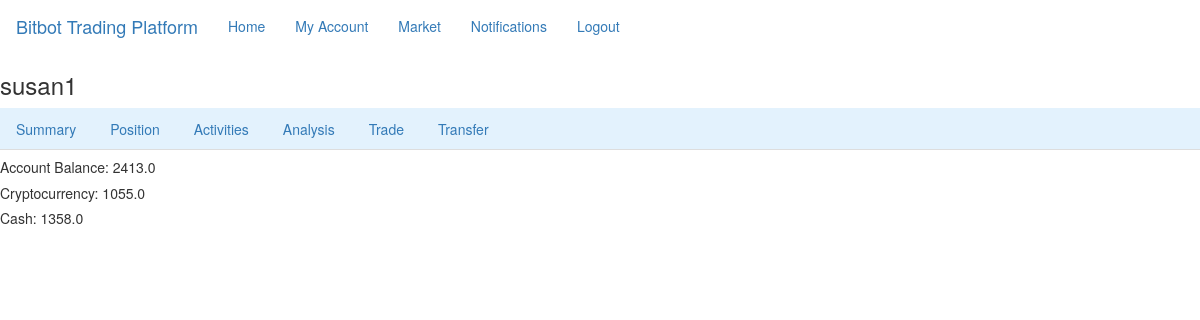
Screenshot of /user/test (signed in) with the database file from the repository.
### flaskr/models.py (models this page shows, shortened)
class User(UserMixin, db.Model):
    id = db.Column(db.Integer, primary_key=True)
    username = db.Column(db.String(64), index=True, unique=True)
    email = db.Column(db.String(120), index=True, unique=True)
    phone = db.Column(db.String(120), index=True, unique=True)
    password_hash = db.Column(db.String(128))
    about_me = db.Column(db.String(140))
    last_seen = db.Column(db.DateTime, default=datetime.utcnow)
    address = db.Column(db.String(128))
    cash_balance = db.Column(db.Float, default=0)
    bitcoin_value = db.Column(db.Float, default=0)

### flaskr/routes.py (the view)
@app.route('/user/<username>', methods=['GET','POST'])
@login_required
def user(username):
    print('test')
    user = User.query.filter_by(username=username).first_or_404()
    print(user.cash_balance)
    cash = user.cash_balance
    bit = user.bitcoin_value
    return render_template('summary.html',cash=cash,bit=bit)

### flaskr/models.py (called while the page is built)
@login_manager.user_loader
def load_user(id):
    return User.query.get(int(id))

### flaskr/routes.py (called while the page is built)
@app.before_request
def before_request():
    if current_user.is_authenticated:
        current_user.last_seen = datetime.utcnow()
        db.session.commit()

### flaskr/templates/summary.html
{% extends "base_user.html" %}
{% block content %}
    <h5>Account Balance: {{ bit + cash }}</h5>
    <h5>Cryptocurrency:  {{ bit }}</h5>
    <h5>Cash: {{ cash }}</h5>
{% endblock %}

### flaskr/templates/base_user.html (shortened to what this page needs)
{% extends 'bootstrap/base.html' %}
{% block navbar %}
    <nav class="navbar navbar-expand-lg navbar-light bg-light">
        <div class="container-fluid">
            <a class="navbar-brand" href="{{ url_for('index') }}">Bitbot Trading Platform</a>
            <ul class="nav navbar-nav">
                <li><a href="{{ url_for('index') }}">Home</a></li>
                {% if current_user.is_anonymous %}
                <li><a href="{{ url_for('login') }}">Login</a></li>
                {% else %}
                <li><a href="{{ url_for('user', username=current_user.username) }}">My Account</a></li>
                <li><a href="#">Market</a></li>
                <li><a href="#">Notifications</a></li>
                <li><a href="{{ url_for('logout') }}">Logout</a></li>
                {% endif %}
            </ul>
        </div>
    </nav>
    <h3>{{ current_user.username }}</h3>
    <ul class="nav nav-tabs" style="background-color: #e3f2fd;">
      <li class="nav-item">
        <a class="nav-link active" aria-current="#" href="{{url_for('summary',username=current_user.username)}}">Summary</a>
      </li>
      <li class="nav-item">
        <a class="nav-link" href="{{url_for('position',username=current_user.username)}}">Position</a>
      </li>
      <li class="nav-item">
        <a class="nav-link" href="{{url_for('history',username=current_user.username)}}">Activities</a>
      </li>
      <li class="nav-item">
          <a class="nav-link" href="{{url_for('analysis',username=current_user.username)}}">Analysis</a>
      </li>
      <li class="nav-item">
          <a class="nav-link" href="{{url_for('trade',username=current_user.username)}}">Trade</a>
      </li>
      <li class="nav-item">
        <a class="nav-link" href="{{url_for('transfer',username=current_user.username)}}">Transfer</a>
      </li>
    </ul>
{% endblock %}

### rows the page displays
User: username "susan1"
User: bit+cash "2413.0", bitcoin_value "1055.0", cash_balance "1358.0"
